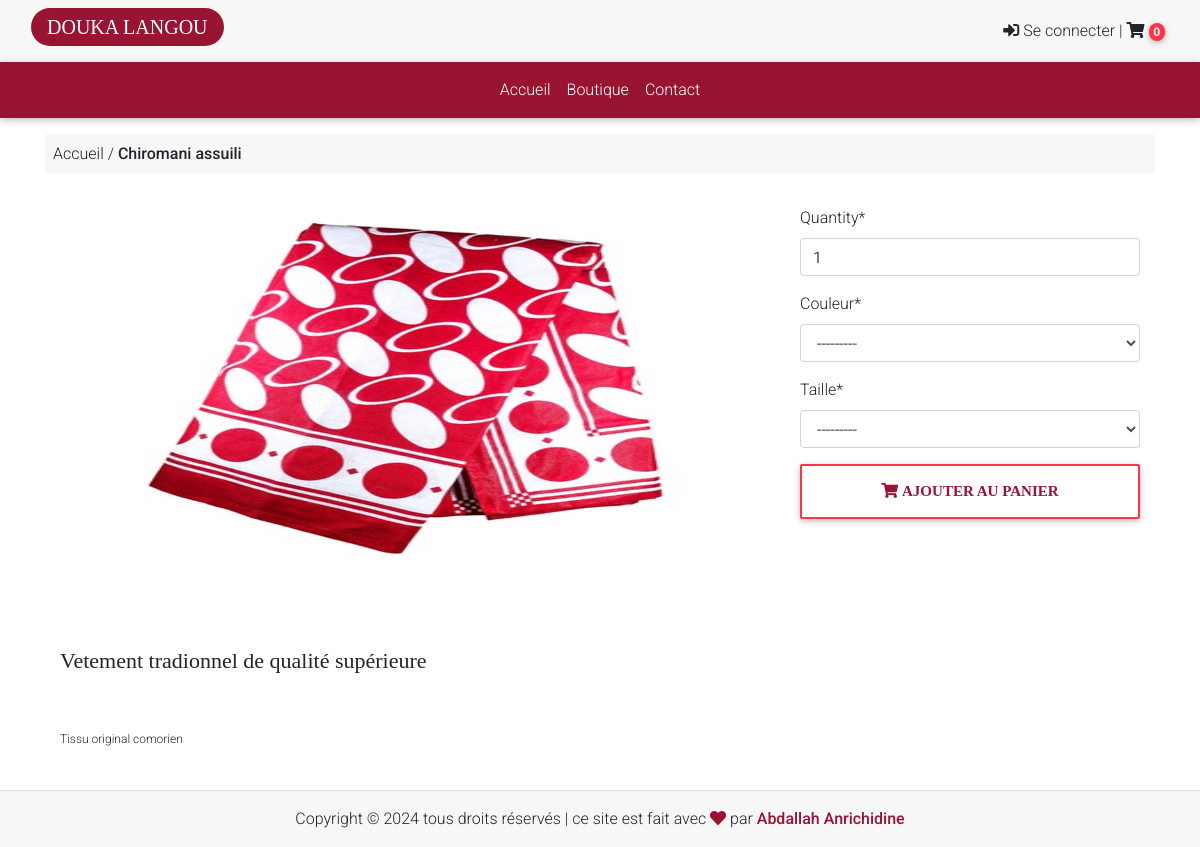
The page /boutique/shop/chiromani-chdzounkoundrou on the database its author committed.
### cart/models.py (models this page shows, shortened)
class Order(models.Model):
    user=models.ForeignKey(User,blank=True, null=True, on_delete=models.CASCADE)
    start_date=models.DateField(auto_now_add=True)
    ordered_date=models.DateField(blank=True, null=True)
    ordered = models.BooleanField(default=False)
    billing_address=models.ForeignKey(Address, related_name='billing_address',blank=True, null=True, on_delete=models.SET_NULL)
    shipping_address=models.ForeignKey(Address, related_name='shipping_address',blank=True, null=True, on_delete=models.SET_NULL)
    class Meta:
        managed = True
        verbose_name = 'order'
        verbose_name_plural = 'orders'

class Product(models.Model):
   title = models.CharField(max_length=40)
   slug = models.SlugField(unique=True)
   desc = RichTextField()
   price= models.IntegerField(default=0)
   image = models.ImageField(upload_to='product_images')
   created = models.DateTimeField(auto_now_add=True)
   updated=models.DateTimeField(auto_now=True)
   active = models.BooleanField(default=False)
   avalaible_colours=models.ManyToManyField(ColourVariation,)
   avalaible_sizes=models.ManyToManyField(SizeVariation)
   class Meta:
        ordering = ['-id']

### cart/views.py (the view, shortened to what this page needs)
# urls.py: path("shop/<slug>", ProductDetailView.as_view(), name="product-detail"),
class ProductDetailView(generic.FormView):
    template_name='cart/detail_product.html'
    form_class=AddToCartForm
    def get_object(self):
        return get_object_or_404(Product,slug=self.kwargs['slug'])
    def get_form_kwargs(self):
        kwargs= super(ProductDetailView, self).get_form_kwargs()
        kwargs['id_product']=self.get_object().id
        return kwargs
    def get_context_data(self, **kwargs):
        context = super(ProductDetailView,self).get_context_data(**kwargs)
        context["product"]= self.get_object()
        return context

### cart/forms.py
class AddToCartForm(forms.ModelForm):
    colour=forms.ModelChoiceField(queryset=ColourVariation.objects.none(),label='Couleur')
    size=forms.ModelChoiceField(queryset=SizeVariation.objects.none(),label='Taille')
    class Meta:
        model=OrderItem
        fields=['quantity','colour','size']
    def __init__(self, *args, **kwargs):
        product_id=kwargs.pop('id_product')
        product=Product.objects.get(id=product_id)
        super().__init__(*args, **kwargs)
        self.fields['colour'].queryset=product.avalaible_colours.all()
        self.fields['size'].queryset=product.avalaible_sizes.all()

### cart/models.py (called while the page is built)
    def __str__(self):
        return self.name

    def __str__(self):
        return self.name

### cart/templatetags/cart_template_tags.py (called while the page is built)
@register.filter
def cart_item_count(request):
    order=get_or_set_order_session(request)
    count=order.item.count()
    return count

### cart/utils.py (called while the page is built)
def get_or_set_order_session(request):
    order_id= request.session.get("order_id",None)
    order=Order()
    if order_id is None:
        order.save()
        request.session['order_id']=order.id
    else:
        try:
            order=Order.objects.get(id=order_id,ordered=False)
        except Order.DoesNotExist:
            order.save()
            request.session['order_id']= order.id
    if request.user.is_authenticated and order.user is None:
        order.user=request.user
        order.save()
    return order

### templates/cart/detail_product.html (shortened to what this page needs)
{% extends "base.html" %}
{% load crispy_forms_tags %}
{% block content %}
<div class=" p-2 container foot">
    <a href=" {% url 'product-list' %} " class="text-decoration-none text-dark">Accueil</a>
    <span>/</span>
    <strong class=""> {{ product.title }} </strong>
</div>
<div class="container mt-3">
    <div class="row">
        <div class="col-md-8">
                <div class="">
                    <img class="card-img-top" width="90" height="400" src="{{ product.image.url }}"
                                alt="Card image cap">
                    <h2 class="font-weight-bold card-title text-white text-uppercase text-center">
                    </h2>
                    {% autoescape off %}
                        <p class="card-tex">{{product.desc }}</p>
                    {% endautoescape %}
                </div>
        </div>
        <div class="col-md-4  mt-3">
            <form action="" method="post" novalidate>
                <div class="">
                    {{ form|crispy }}
                </div>
                    <button type="submit" class="btn  btn-lg btn-block btn-outline-danger ">
                        <i class="fas fa-shopping-cart" style="color: #991332;"> Ajouter au panier</i>
                    </button>
            </form>
        </div>
    </div>
</div>
{% endblock content %}

### templates/base.html (shortened to what this page needs)
{% load static %}
{% load cart_template_tags %}
<!DOCTYPE html>
<html lang="en">
<head>
</head>
<nav class="navbar navbar-expand-lg navbar-light foot" >
    <div class="container-fluid">
        <div class="collapse navbar-collapse" id="navbarSupportedContent">
            <a style="font-family: chiller;"  class="navbar-brand mt-2 mt-lg-0 rouge-bg pt-1 pb-1 pr-3 pl-3 text-white rounded-pill text-uppercase h3 " href="{% url 'home' %}">
                DOUKA LANGOU
            </a>
        </div>
        <div class="d-flex align-items-center">
            {% if request.user.is_authenticated %}
                <a class="text-reset m-1 me-3  hidden-arrow" href="#" id="navbarDropdownMenuLink" >
                    <i class="fas fa-user"></i> {{request.user.email}}
                </a>|
                <a class="text-reset m-1 me-3  hidden-arrow" onclick="return confirm('Voulez vous vraiment vous déconnnecter ?')" href=" {% url 'logout' %} " id="navbarDropdownMenuLink" >
                    <i class="fas fa-sign-out-alt"></i> Déconnexion
                </a>
            {% else %}
                <a class="text-reset m-1 me-3  hidden-arrow" href=" {% url 'login' %} " id="navbarDropdownMenuLink" >
                    <i class="fas fa-sign-in-alt"></i> Se connecter
                </a>
            {% endif %}
            {% if not request.user.is_staff %}
            |<a class="text-reset me-3 m-1" href="{% url 'cart' %}">
                <i class="fas fa-shopping-cart"></i>
                <span class="badge  rounded-pill badge-notification badge-sm bg-danger" >{{ request|cart_item_count }}</span>
            </a>
            {% endif %}
        </div>
</nav>
<nav class="navbar mt-0 sticky-top navbar-expand-lg navbar-light " style="background-color: #991332;">
    <div class="container-fluid">
        <div class="collapse navbar-collapse justify-content-center" id="navbarCenteredExample">
            <ul class="navbar-nav mb-2 mb-lg-0 text-white">
                <li class="nav-item">
                    <a class="nav-link active text-white" aria-current="page" href=" {% url 'home' %} ">Accueil</a>
                </li>
                <li class="nav-item">
                    <a class="nav-link text-white" href="{% url 'product-list' %}">Boutique</a>
                </li>
                <li class="nav-item">
                    <a class="nav-link  text-white" href=" {% url 'contact' %} ">Contact</a>
                </li>
            </ul>
        </div>
    </div>
</nav>
<body class="d-flex flex-column min-vh-200">
    <main class="container">
    <link rel="stylesheet" href="https://use.fontawesome.com/releases/v5.11.2/css/all.css">
    <link rel="stylesheet" href="{% static 'css/bootstrap.min.css' %}">
    <link rel="stylesheet" href="{% static 'css/mdb.min.css' %}">
    <link rel="stylesheet" href="{% static 'css/style.css' %}">
    {% block content %}
    {% endblock %}
    </main>
    <footer class="site-footer border-top foot mt-4" >
        <div class="container">
            <div class="row text-center">
                <div class="col-md-12 pt-3">
                    <p>
                        Copyright &copy;
                        tous droits réservés | ce site est fait avec
                        <i class="fas fa-heart" style="color: #991332;"> </i>
                        par<a class="text-decoration-none" style="color: #991332;" target="_blank" rel="noopener noreferrer"
                        href="https://www.facebook.com/anrichodine.abdallah">
                            <strong>Abdallah Anrichidine</strong></a>
                    </p>
                </div>
            </div>
        </div>
    </footer>
</body>
</html>

### templates/base.html (style rules this page uses)
.rouge-bg { background: #991332; }
.foot { background-color: #F7F7F7; }
body { min-height: 100vh; display: flex; flex-direction: column; background-color: #f8f9fa; }
main { flex: 1; }

### rows shown on the page
Product: title "Chiromani assuili", image (picture), desc "Vetement tradionnel de qualité supérieure Tissu original comorien"
